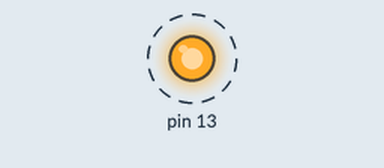
This sketch was run on a simulated Arduino Uno, built for the host (arithmetic inside an expression is 32-bit, double 64-bit). Shown: output pins drawn as LEDs (lit = HIGH). Dashed ring = blinking. What the sketch prints to the serial monitor is not drawn.

Above: at 0.6 s.
Timing chart, 0 to 3.5 s (numbered marks = the images above):
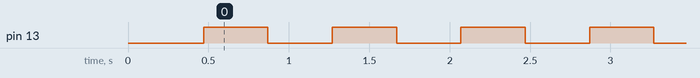

The sketch:

sketch_part3.ino
```cpp
#include "testasm.h"

void setup() {
  // put your setup code here, to run once
  Serial.begin(9600);

  test_fib();

  pinMode (13, OUTPUT);
}

void test_fib() {
  int valid_fib[] = {0, 1, 1, 2, 3, 5, 8, 13, 21, 34, 55, 89, 144, 233, 377, 610, 987, 1597, 2584, 4181, 6765, 10946, 17711, 28657, 46368};
  bool test_passed = 1;

  for (int i = 0; i < sizeof(valid_fib) / sizeof(int); i++) {
    if (testasm(i , 0) != valid_fib[i]) {
      Serial.print("Error: ");
      Serial.print(i);
      Serial.print(" = ");
      Serial.print(testasm(i, 0));
      Serial.print(" != ");
      Serial.println(valid_fib[i]);
      test_passed = 0;
    }
  }

  if (test_passed) {
      Serial.println("Tests passed!");
  }
}


void loop() {
  // put your main code here, to run repeatedly:
  digitalWrite (13, HIGH);
  delay(400);
  digitalWrite (13, LOW);
  delay(400);
}
```

testasm.cpp
```cpp
#include "testasm.h"

/* the attribute "used" tells the compiler to not inline this function */
__attribute__((used))
unsigned int testasm(unsigned char a, unsigned char b) {
  unsigned int out;

  asm volatile (R"(

   rjmp start_of_assembly

   .data
   ; any data values/static storage can go here

   .text

start_of_assembly:
   ; Your assembly language program goes here
   ;
   ; For this example, your program must not modify any registers other than
   ; r24 and r25. In other words, save and restore all the registers that
   ; are modified by your code.

   ; Tell the compiler to move the arguments a, b into registers
   ; r24, r25 respectively
   ;
   mov r24,%1
   mov r25,%2
   ;
   ;  --- YOUR CODE GOES HERE ---
   ;       r24 = a, r25 = b
   ;

    ; Only use the value in a (the testasm function just calls fib(a))
   ldi r25, 0x00
   call fib
   rjmp end_of_assembly

  ; definition of
  ; unsigned int fib(unsigned char n)
  fib:

    ; if (n == 0)
    cpi r24, 0x00
    breq zero

    ; if (n == 1)
    cpi r24, 0x01
    breq one

    ; we use r0 and r1 in this function, so push their current values onto the stack
    push r0
    push r1

    ; decrement r24 and push its value (n-1) to the stack
    dec r24
    push r24

    ; call fib(n-1) and move the result to r1:r0
    call fib
    movw r0, r24

    ; pop (n-1) from the stack to r24
    pop r24

    ; call fib(n-2)
    dec r24
    call fib

    ; add fib(n-1) with fib(n-2), and store result in r25:r24
    add r24, r0
    adc r25, r1

    ; restore r1 and r0 to their original values
    pop r1
    pop r0

    ret

  ; return 0
  zero:
    ldi r24, 0x00
    ldi r25, 0x00
    ret

  ; return 1
  one:
    ldi r24, 0x01
    ldi r25, 0x00
    ret

   ;
   ;  --- YOUR CODE ENDS ---
   ;      The result must be in the register pair r25:r24
   ;      You can also rjmp to the label end_of_assembly if you need to.
   ;
end_of_assembly:
   ; -- move r25:r24 to the 16-bit word in variable out
   movw %0,r24

)" : "=w" (out)  /* out is %0, and a 16-bit variable that is modified
		    by the assembly language */
   : "r" (a), "r" (b)  /* a is %1, b is %2, both are register-sized
			  variables */
   : "r25", "r24");   /* r24, r25 are modified by this assembly
			 language fragment */

  return out;
}
```

testasm.h
```cpp
unsigned int testasm (unsigned char, unsigned char);
```

Measured:
- by itself, pin 13: alternates HIGH for 0.40 s and LOW for 0.40 s
